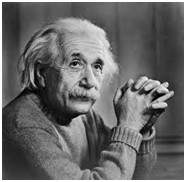
#> input picture ee25btech11055/SoftwareAssignment/figs/einstein.jpg, 186 x 182 px
$ python svdplot.py
#> lines starting #> are read from the running program, lines starting #| are printed output that depends on the picture; long printed decimals are rounded
import numpy as np
from PIL import Image
import matplotlib.pyplot as plt

k = 50

img = Image.open('../../figs/einstein.jpg').convert('L')
A = np.array(img)

U, s, Vt = np.linalg.svd(A)
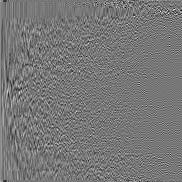
#> U: shape (182, 182) float64; min -0.424, max 0.48, mean 0.000537; drawn with min black and max white
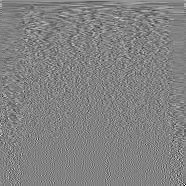
#> Vt: shape (186, 186) float64; min -0.51, max 0.49, mean 0.000231; drawn with min black and max white
#> s = 182 values, max 20563.6 at index 0, min 0.117 at index 181, mean 348.2

Ak = U[:, :k] @ np.diag(s[:k]) @ Vt[:k, :]

error = np.linalg.norm(A - Ak, 'fro') #frobeinus this is
#> error = 880.4

print(f"Rank {k} approximation Frobenius norm error: {error}")
#| Rank 50 approximation Frobenius norm error: 880.351

k_values = np.arange(1, len(s) + 1)
#> k_values = 182 values from 1 to 182

plt.figure(figsize=(10, 5))
# [4 lines of commented-out code are left out]

plt.subplot(1, 2, 1)
plt.semilogy(k_values, s) # y is log, better range
plt.title('Singular Values v/s k')
plt.xlabel('k')
plt.ylabel('Magnitude')

energy = s**2
#> energy = 182 values, max 422863372.1 at index 0, min 0.0136 at index 181, mean 2613389.6

total_energy = np.sum(energy)
#> total_energy = 475636908

cumulative_energy = np.cumsum(energy)
#> cumulative_energy = 182 values from 422863372.1 to 475636908

cumulative_energy_percent = (cumulative_energy / total_energy) * 100
#> cumulative_energy_percent = 182 values from 88.9 to 100

plt.subplot(1,2,2)
plt.plot(k_values, cumulative_energy_percent)
plt.title('Energy v/s k')
plt.xlabel('k')
plt.ylabel('Energy (%)')

plt.grid(True)

plt.axvline(x=50, color='g', linestyle=':', label='k=50') #makes x-int
plt.legend()

plt.savefig('../../figs/plot.png')
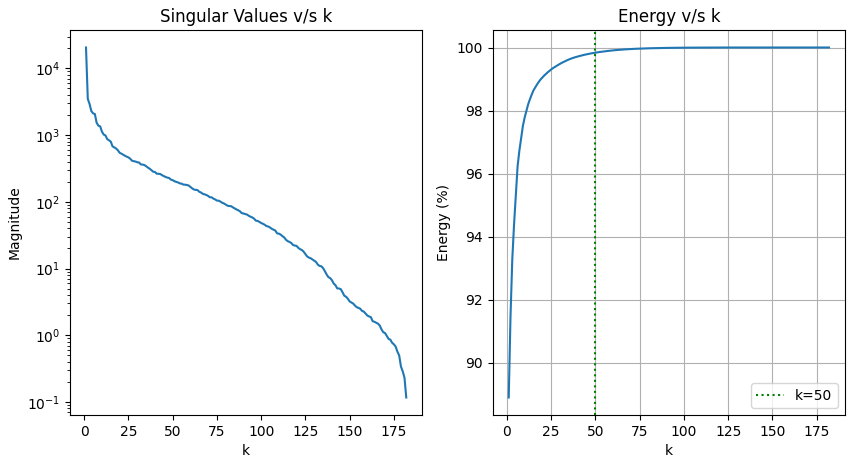
#> figure drawn by matplotlib, 2 panels; panel 1: curve peaks at x = 1, y = 20563.6; panel 2: curve peaks at x = 182, y = 100
plt.show()
